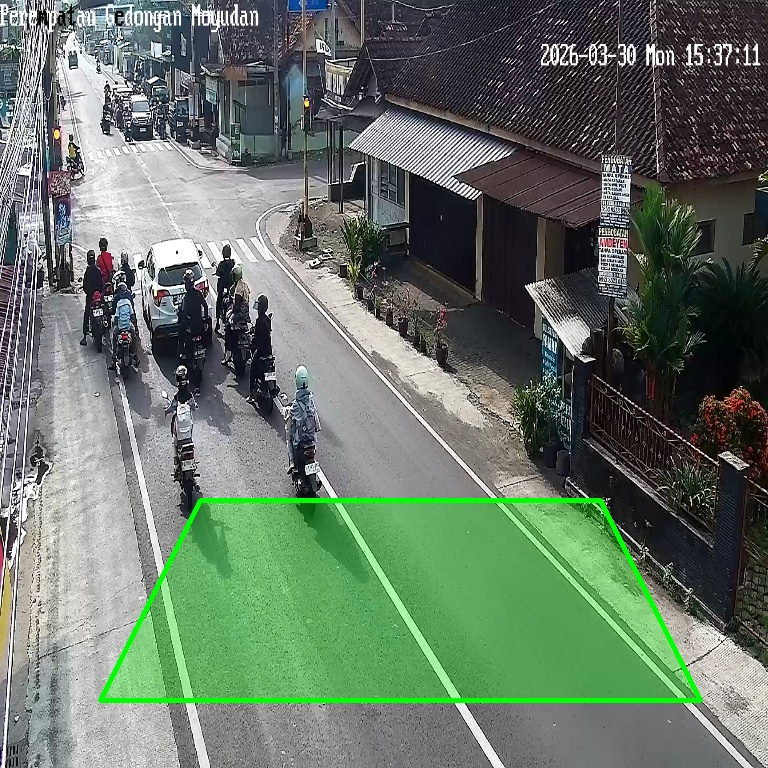
#> input picture experiment/frame_with_polygon.jpg, 768 x 768 px, given as the content of the folder raw/car, which was not available
$ jupyter execute --allow-errors vehicle_detection.ipynb   (shell and % lines are left out)   (text cells are left out)
#> lines starting #> are read from the running program, lines starting #| are printed output that depends on the picture; pictures that were not available may be replaced by others from this repository, and a replacement may not be noted
[cell 1]
# Install required dependencies

[cell 2]
import os
import random
import zipfile
import warnings
import numpy as np
import pandas as pd
import matplotlib.pyplot as plt
import matplotlib.gridspec as gridspec
import seaborn as sns
import cv2
import joblib
import gdown

from pathlib import Path
from tqdm import tqdm
from skimage.feature import hog
from skimage import exposure
from sklearn.svm import LinearSVC
from sklearn.preprocessing import StandardScaler
from sklearn.metrics import (
    accuracy_score, precision_score, recall_score, f1_score,
    classification_report, confusion_matrix,
    roc_curve, auc, precision_recall_curve, average_precision_score
)
from sklearn.calibration import CalibratedClassifierCV

warnings.filterwarnings('ignore')

# Global configuration
RANDOM_SEED = 42
np.random.seed(RANDOM_SEED)
random.seed(RANDOM_SEED)

# HOG Parameters
HOG_PARAMS = {
    'window_size': (64, 128),   # (width, height)
    'pixels_per_cell': (8, 8),
    'cells_per_block': (2, 2),
    'orientations': 9,
}

# Paths
DATASET_DIR = Path('raw')
OUTPUT_DIR = Path('outputs')
OUTPUT_DIR.mkdir(exist_ok=True)

# Plot style
plt.rcParams['figure.dpi'] = 100
plt.rcParams['font.size'] = 11
sns.set_style('whitegrid')

print('All libraries imported successfully.')
print(f'Random seed set to: {RANDOM_SEED}')

[cell 3]
GDRIVE_FILE_ID = '1klbZpEcyAxNBimXSPmmi2qRFI4g0mA_U'
ZIP_PATH = 'dataset.zip'

if not Path(ZIP_PATH).exists():
    print('Downloading dataset from Google Drive...')
    gdown.download(id=GDRIVE_FILE_ID, output=ZIP_PATH, quiet=False)
#> (this line was passed over: gdown is not available in this run)
else:
    print(f'Dataset archive already exists at: {ZIP_PATH}')

#> (the rest of this cell did not finish here and is left out)

[cell 4]
# Verify directory structure and count files
CLASSES = ['background', 'car', 'motorcycle']

print('Dataset structure:')
for cls in CLASSES:
    cls_dir = DATASET_DIR / cls
    if cls_dir.exists():
        count = len(list(cls_dir.glob('*.*')))
        print(f'  {cls_dir}/ -> {count:,} images')
    else:
        print(f'  WARNING: {cls_dir}/ not found')

[cell 5]
from sklearn.model_selection import train_test_split

TRAIN_RATIO = 0.70
VAL_RATIO   = 0.15
TEST_RATIO  = 0.15

records = []

for cls in CLASSES:
    cls_dir = DATASET_DIR / cls
    label = 0 if cls == 'background' else 1  # 0=background, 1=vehicle
    for img_path in cls_dir.glob('*.*'):
        records.append({
            'path': str(img_path),
            'original_class': cls,
            'label': label
        })

df = pd.DataFrame(records)
print(f'Total images: {len(df):,}')
print(df['original_class'].value_counts())

# Split: stratify by label to maintain class balance
df_train, df_temp = train_test_split(
    df, test_size=(VAL_RATIO + TEST_RATIO),
    stratify=df['label'], random_state=RANDOM_SEED
)
#> (the rest of this cell did not finish here and is left out)

[cell 6]
# --- Class Distribution per Split ---
split_names = ['Train', 'Val', 'Test']
#> (the rest of this cell did not finish here and is left out)

[cell 7]
# --- Sample Image Grid per Original Class ---
SAMPLES_PER_CLASS = 6
fig, axes = plt.subplots(len(CLASSES), SAMPLES_PER_CLASS, figsize=(14, 7))

#> (the rest of this cell did not finish here and is left out)

[cell 8]
# --- Image Size Distribution (sampled for speed) ---
SAMPLE_N = min(3000, len(df))
sampled_paths = df['path'].sample(n=SAMPLE_N, random_state=RANDOM_SEED).values

heights, widths = [], []
for p in tqdm(sampled_paths, desc='Reading image sizes', unit='img'):
    img = cv2.imread(p)
#> img is the input picture: shape (768, 768, 3); mean B, G, R 103.4, 117.8, 102.4
    if img is not None:
        h, w = img.shape[:2]
#> h = 768; w = 768
        heights.append(h)
        widths.append(w)

fig, axes = plt.subplots(1, 2, figsize=(12, 4))
axes[0].hist(widths,  bins=40, color='steelblue', edgecolor='white', alpha=0.85)
axes[0].set_title('Image Width Distribution')
axes[0].set_xlabel('Width (pixels)')
axes[0].set_ylabel('Count')

axes[1].hist(heights, bins=40, color='darkorange', edgecolor='white', alpha=0.85)
axes[1].set_title('Image Height Distribution')
axes[1].set_xlabel('Height (pixels)')
axes[1].set_ylabel('Count')

fig.suptitle(f'Image Size Distribution (n={SAMPLE_N:,} sampled)', fontweight='bold')
plt.tight_layout()
plt.savefig(OUTPUT_DIR / 'image_size_distribution.png', dpi=150)
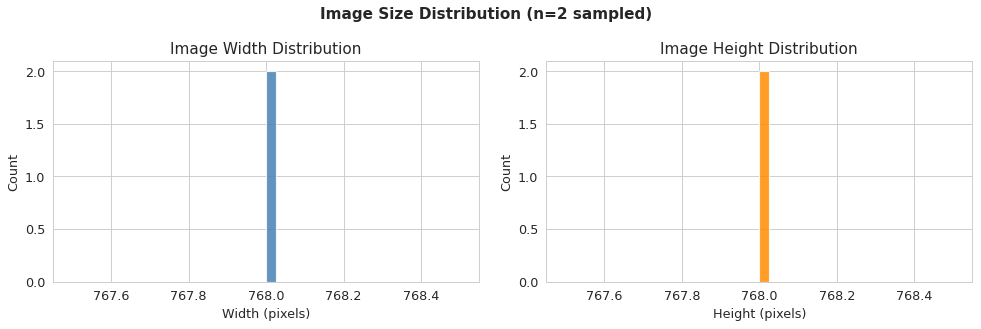
#> figure drawn by matplotlib, 2 panels; panel 1: tallest bar 2 high, from x = 768 to 768; panel 2: tallest bar 2 high, from x = 768 to 768
plt.show()
print('Saved: outputs/image_size_distribution.png')
print(f'Width  -> mean: {np.mean(widths):.1f}, median: {np.median(widths):.1f}')
#| Width  -> mean: 768.0, median: 768.0
print(f'Height -> mean: {np.mean(heights):.1f}, median: {np.median(heights):.1f}')
#| Height -> mean: 768.0, median: 768.0

[cell 9]
# --- HOG Visualization: one sample per original class ---
WIN_W, WIN_H = HOG_PARAMS['window_size']

fig, axes = plt.subplots(len(CLASSES), 2, figsize=(8, 11))
fig.suptitle('HOG Feature Visualization (Original vs HOG)', fontsize=13, fontweight='bold')

#> (the rest of this cell did not finish here and is left out)

[cell 10]
def extract_hog_features(img_path: str) -> np.ndarray | None:
    """Load an image, resize it, and extract HOG features."""
#> called with img_path = '_only/frame_with_polygon.jpg'
    img = cv2.imread(img_path)
    if img is None:
        return None
    gray = cv2.cvtColor(img, cv2.COLOR_BGR2GRAY)
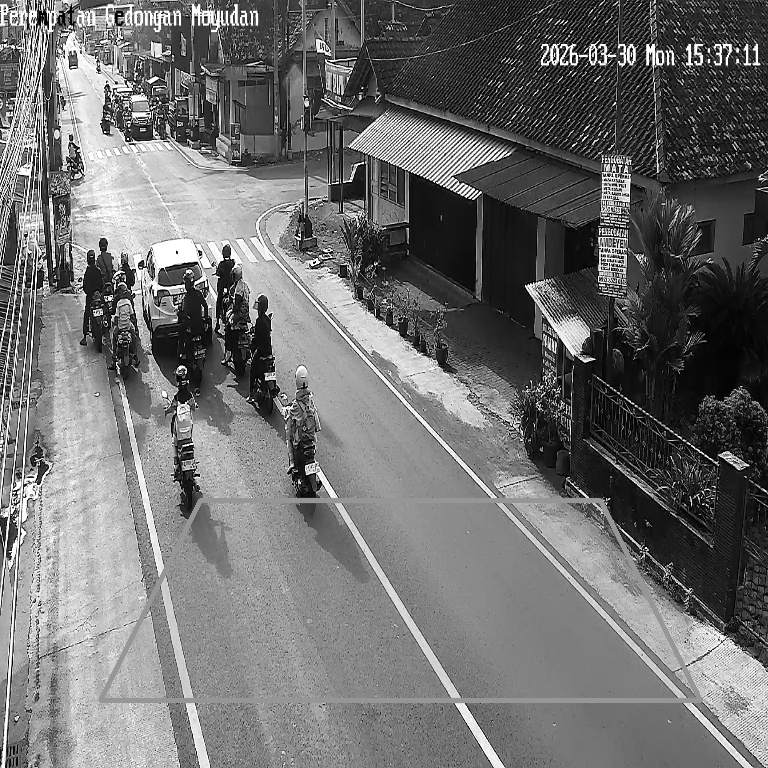
#> gray: shape (768, 768); min 0, max 255, mean 111.5
    resized = cv2.resize(gray, HOG_PARAMS['window_size'])  # (W, H)
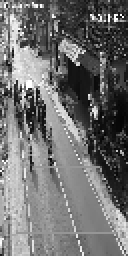
#> resized: shape (128, 64) (shown 2 times larger); min 2, max 255, mean 111.9
    features = hog(
        resized,
        orientations=HOG_PARAMS['orientations'],
        pixels_per_cell=HOG_PARAMS['pixels_per_cell'],
        cells_per_block=HOG_PARAMS['cells_per_block'],
        visualize=False,
        feature_vector=True
    )
#> features = 3780 values, max 0.354 at index 3168, min 0 at index 931, mean 0.144
    return features


def extract_features_for_split(
    df_split: pd.DataFrame, split_name: str
) -> tuple[np.ndarray, np.ndarray]:
    """Extract HOG features for all images in a DataFrame split."""
    features, labels = [], []
    for _, row in tqdm(
        df_split.iterrows(),
        total=len(df_split),
        desc=f'Extracting HOG [{split_name}]',
        unit='img'
    ):
        feat = extract_hog_features(row['path'])
#> feat has the same summary as features in extract_hog_features
        if feat is not None:
            features.append(feat)
            labels.append(row['label'])
    return np.array(features), np.array(labels)

[cell 11]
print('Extracting HOG features for all splits...')
print('(This may take several minutes depending on dataset size)')

X_train, y_train = extract_features_for_split(df_train, 'Train')
#> y_train = [1]
#> (the rest of this cell did not finish here and is left out)
